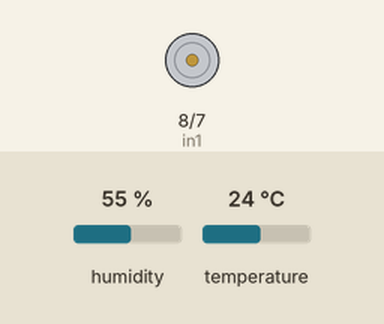
This sketch was run on a simulated Arduino Uno, built with avr-gcc and run on an emulated ATmega328P. Shown: motor-driver pin pairs drawn as motors (green arrow = first pin HIGH = forward, orange = second pin HIGH = backward, longer = more drive, scaled by the enable pin). The inputs (shaded band) are chosen by the test bench; at power-on: humidity 55 %, temperature 24 °C. What the sketch prints to the serial monitor is not drawn.

Above: at 2.8 s.
2.9 s: humidity set to 84 %
5.7 s: humidity set to 87 %
At 6.7 s:
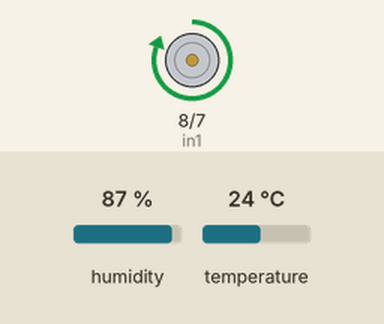
8.5 s: humidity set to 22 %
At 11.1 s:
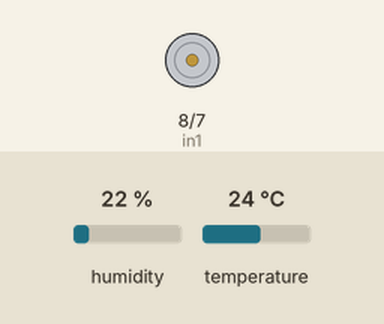
11.8 s: humidity set to 88 %
At 13.8 s:
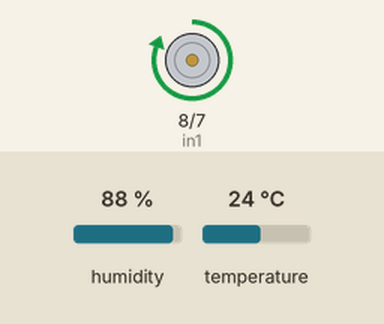
Timing chart, 0 to 15.3 s (numbered marks = the images above; inputs shaded):
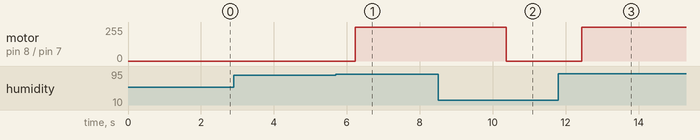

Measured:
- the behaviour switches between 85 and 86 % on humidity (found by bisection; images 0 and 1)
- after the input at 2.9 s, every drawn part: stays the same
- after the input at 5.7 s, motor on pin 8 (in1) / pin 7 (in2): stopped → forward 255/255 after 0.54 s
- after the input at 8.5 s, motor on pin 8 (in1) / pin 7 (in2): forward 255/255 → stopped after 1.9 s
- after the input at 11.8 s, motor on pin 8 (in1) / pin 7 (in2): stopped → forward 255/255 after 0.63 s

The sketch:

cb_NhietDoDoAm.ino
```cpp
#include <DHT.h>
#define DHTPIN 2          // Chân kết nối cảm biến DHT
#define DHTTYPE DHT11     // Định nghĩa loại cảm biến DHT (DHT11 hoặc DHT22)
DHT dht(DHTPIN, DHTTYPE); // Khởi tạo đối tượng DHT
const int enA = 9; // Chân PWM của động cơ
const int in1 = 8;
const int in2 = 7;

void setup() {
  // Khởi tạo các chân động cơ
  pinMode(enA, OUTPUT);
  pinMode(in1, OUTPUT);
  pinMode(in2, OUTPUT);
  // Tắt động cơ ban đầu
  digitalWrite(in1, LOW);
  digitalWrite(in2, LOW);
  // Bắt đầu giao tiếp Serial
  Serial.begin(9600);
  // Bắt đầu cảm biến DHT
  dht.begin();
}

void loop() {
  // Đọc giá trị từ cảm biến DHT
  float h = dht.readHumidity();
  float t = dht.readTemperature();
  // Kiểm tra nếu việc đọc cảm biến không thành công
  if (isnan(h) || isnan(t)) {
    Serial.println("Không thể đọc cảm biến DHT!");
    return;  // Dừng lại nếu không thể đọc được giá trị từ cảm biến
  }
  // In ra giá trị nhiệt độ và độ ẩm
  Serial.print("Nhiệt độ: ");
  Serial.print(t);
  Serial.println("°C");
  Serial.print("Độ ẩm: ");
  Serial.print(h);
  Serial.println("%");
  // Điều kiện điều khiển động cơ
  if (h > 85) { // Nếu độ ẩm lớn hơn 70%
    Serial.println("Độ ẩm cao, động cơ quay tới.");
    digitalWrite(in1, HIGH);
    digitalWrite(in2, LOW);
    analogWrite(enA, 255);
    delay(500);  // Tốc độ tối đa
  } else {
    Serial.println("Độ ẩm cao, động cơ quay lui.");
     // line toi thi chay
    // digitalWrite(in1, LOW);
    // digitalWrite(in2, HIGH);
    // analogWrite(enA, 255);
    // delay(500);  // Tốc độ tối đa
    //line sang thi dung
    digitalWrite(in1, LOW);
    digitalWrite(in2, LOW);
    delay(500);
  }

   Serial.println("---------------------------------");


  delay(500); // Đợi 0.5 giây trước khi lặp lại

} 
```
